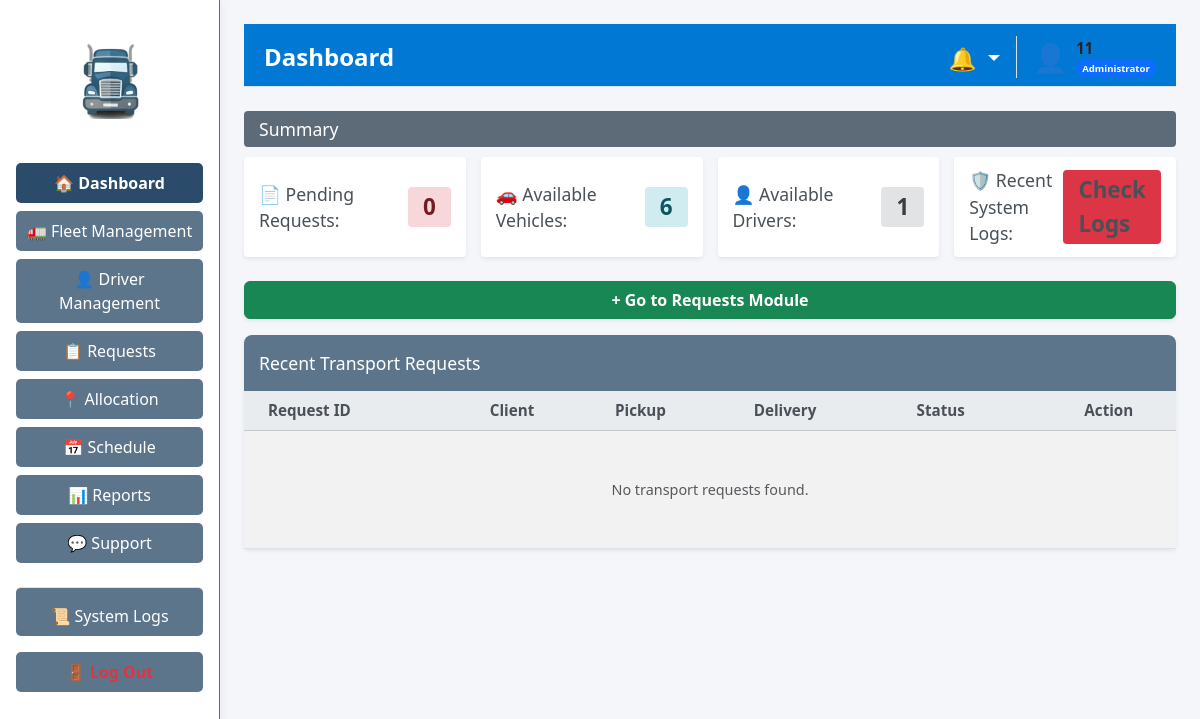
The page /dashboard (signed in) on the database as committed earlier.
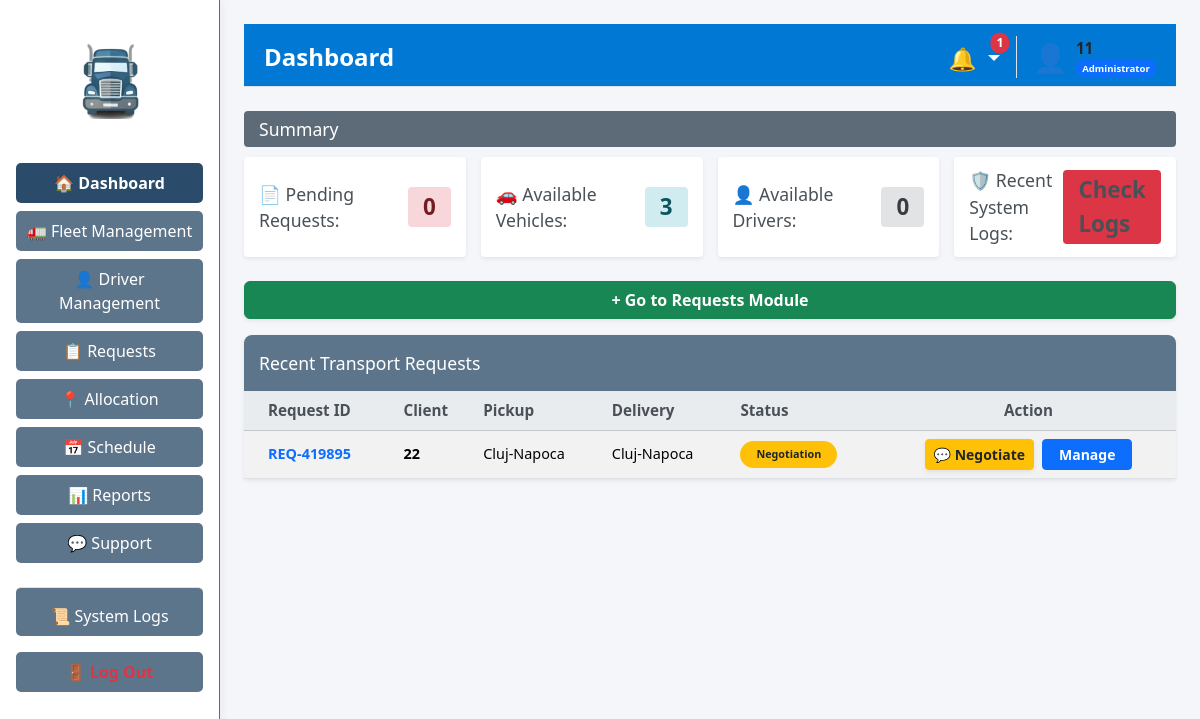
The same page on the database as committed later.
### tables this page shows
CREATE TABLE "transport_requests" (
                    id TEXT PRIMARY KEY,
                    client TEXT NOT NULL,
                    cargo_type TEXT NOT NULL,
                    description TEXT NOT NULL,
                    weight REAL NOT NULL,
                    volume REAL NOT NULL,
                    pickup TEXT NOT NULL,
                    delivery TEXT NOT NULL,
                    preferred_date TEXT NOT NULL,
                    status TEXT NOT NULL,
                    vehicle_id TEXT, 
                    driver_id TEXT, 
                    vehicle_type TEXT, 
                    estimated_price REAL,
                    price_offer REAL, 
                    current_lat REAL, 
                    current_lng REAL,
                    last_modified_by TEXT DEFAULT 'System',
                    last_modified_at DATETIME DEFAULT NULL,
                    saved_route TEXT
                , allocated_by TEXT DEFAULT 'System', offer_expires_at DATETIME DEFAULT NULL);

### app/routes/dashboard_routes.py (the view, shortened to what this page needs)
@dashboard_bp.route('/dashboard')
def main_dashboard() -> str:
    if 'user_id' not in session:
        flash("Please log in to access the dashboard.", "danger")
        return redirect(url_for('auth.login'))
    user_role = session.get('role', 'Staff')
    username = session.get('username', 'User')
    if user_role == 'Customer':
        return redirect(url_for('customer.portal'))
    elif user_role == 'Driver':
        return redirect(url_for('driver.portal'))
    else: # Pentru Administrator
        try:
            view_data = dashboard_logic.load_dashboard_data()
            if 'recent_requests' in view_data:
                updated_requests = []
                for req in view_data['recent_requests']:
                    req_dict = dict(req) # Convertim rândul din BD în dicționar
                    req_dict['messages'] = req_model.get_negotiation_messages(req_dict['id'])
                    updated_requests.append(req_dict)
                view_data['recent_requests'] = updated_requests
            notifications = notif_db.get_unread_notifications(username, user_role)
            return render_template(
                'admin/dashboard.html',
                data=view_data,
                role=user_role,
                username=username,
                notifications=notifications,
                unread_count=len(notifications)
            )
        except Exception as routing_error:
            logging.error(f"Admin routing error: {routing_error}")
            flash(f"Dashboard Error (Admin): {routing_error}", "danger")
            return redirect(url_for('auth.login'))

### app/controllers/dashboard_controller.py (called while the page is built)
    def load_dashboard_data(self) -> Dict[str, Any]:
        dashboard_data: Dict[str, Any] = {}
        try:
            dashboard_data["counts"] = self.model.get_summary_counts()
            all_reqs = self.req_model.get_all_requests()
            active_reqs = [r for r in all_reqs if r['status'] in ['Pending', 'Negotiation']]
            recent_reqs = active_reqs[:10] # Arătăm pe Dashboard doar primele 10 cele mai noi
            dashboard_data["recent_requests"] = self._attach_negotiation_messages(recent_reqs)
            return dashboard_data
        except Exception as logic_error:
            logging.error(f"Error processing dashboard data: {logic_error}")
            dashboard_data["counts"] = {"pending_requests": 0, "available_vehicles": 0, "available_drivers": 0}
            dashboard_data["recent_requests"] = []
            return dashboard_data

### app/templates/admin/dashboard.html (shortened to what this page needs)
{% extends "layouts/admin_layout.html" %}
{% block page_header %}Dashboard{% endblock %}
{% block content %}
<div class="section-header">Summary</div>
<div class="card-row mb-4">
    <div class="summary-card shadow-sm border-0" style="border-left: 4px solid #f66d9b;">
        <span>📄 Pending Requests:</span>
        <span class="badge-count bg-pink">{{ data.counts.pending_requests }}</span>
    </div>
    <div class="summary-card shadow-sm border-0" style="border-left: 4px solid #17a2b8;">
        <span>🚗 Available Vehicles:</span>
        <span class="badge-count bg-teal">{{ data.counts.available_vehicles }}</span>
    </div>
    <div class="summary-card shadow-sm border-0" style="border-left: 4px solid #6c757d;">
        <span>👤 Available Drivers:</span>
        <span class="badge-count bg-grey">{{ data.counts.available_drivers }}</span>
    </div>
    <div class="summary-card shadow-sm border-0" style="border-left: 4px solid #dc3545; cursor:pointer;" onclick="window.location.href='{{ url_for('logs.view_logs') }}'">
        <span>🛡️ Recent System Logs:</span>
        <span class="badge-count bg-danger" id="dashboard-logs-badge">...</span>
    </div>
</div>
<a href="{{ url_for('request_routes.request_management') }}" class="btn btn-success mb-3 fw-bold custom-rounded shadow-sm">
    + Go to Requests Module
</a>
<div class="table-container shadow-sm border-0">
    <div class="section-header text-white" style="margin-bottom: 0; border-radius: 8px 8px 0 0; background-color: #5d758b; padding: 15px;">Recent Transport Requests</div>
    <table class="table table-striped table-hover custom-table mb-0 align-middle">
        <thead class="table-light">
            <tr>
                <th class="ps-4">Request ID</th>
                <th>Client</th>
                <th>Pickup</th>
                <th>Delivery</th>
                <th>Status</th>
                <th class="text-center">Action</th>
            </tr>
        </thead>
        <tbody>
            {% for row in data.recent_requests %}
            <tr>
                <td class="ps-4 fw-bold text-primary">{{ row.id }}</td>
                <td class="fw-bold">{{ row.client }}</td>
                <td>{{ row.pickup }}</td>
                <td>{{ row.delivery }}</td>
                <td><span class="badge bg-{{ 'warning text-dark' if row.status in ['Pending', 'Negotiation'] else ('info' if row.status == 'Draft' else 'success') }} px-3 py-2 rounded-pill">{{ row.status }}</span></td>
                <td class="align-middle">
                    <div class="d-flex justify-content-center gap-2">
                        {% if row.status == 'Negotiation' %}
                            <button type="button" class="btn btn-warning btn-sm fw-bold custom-rounded text-dark shadow-sm" data-bs-toggle="modal" data-bs-target="#negotiateModal{{ row.id }}">💬 Negotiate</button>
                        {% endif %}
                        <a href="{{ url_for('request_routes.request_management') }}" class="btn btn-primary btn-sm text-white fw-bold px-3 custom-rounded">Manage</a>
                    </div>
                </td>
            </tr>
            {% else %}
            <tr><td colspan="6" class="text-center py-5 text-muted">No transport requests found.</td></tr>
            {% endfor %}
        </tbody>
    </table>
</div>
{% endblock %}

Rows that differ between the two databases and show on the page:
added transport_requests: id "REQ-419895", client "22", pickup "Cluj-Napoca", delivery "Cluj-Napoca", status "Negotiation"
Other text that changed with them:
{{ unread_count }}: (not shown) → "1"
{{ data.counts.available_vehicles }}: "6" → "3"
{{ data.counts.available_drivers }}: "1" → "0"
text no longer shown: "No transport requests found."
